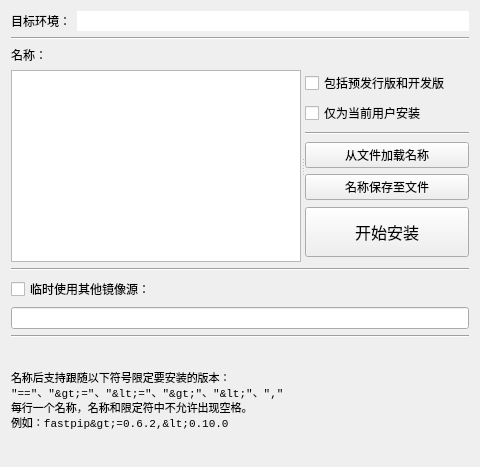
<?xml version="1.0" encoding="UTF-8"?>
<ui version="4.0">
 <class>install_package</class>
 <widget class="QWidget" name="install_package">
  <property name="windowModality">
   <enum>Qt::ApplicationModal</enum>
  </property>
  <property name="geometry">
   <rect>
    <x>0</x>
    <y>0</y>
    <width>480</width>
    <height>467</height>
   </rect>
  </property>
  <property name="minimumSize">
   <size>
    <width>480</width>
    <height>467</height>
   </size>
  </property>
  <property name="maximumSize">
   <size>
    <width>480</width>
    <height>467</height>
   </size>
  </property>
  <property name="font">
   <font>
    <family>Microsoft YaHei UI</family>
    <pointsize>9</pointsize>
   </font>
  </property>
  <property name="windowTitle">
   <string>安装</string>
  </property>
  <layout class="QVBoxLayout" name="verticalLayout_7">
   <item>
    <layout class="QVBoxLayout" name="verticalLayout_6">
     <item>
      <layout class="QHBoxLayout" name="horizontalLayout" stretch="0,9">
       <item>
        <widget class="QLabel" name="label_3">
         <property name="text">
          <string>目标环境：</string>
         </property>
        </widget>
       </item>
       <item>
        <widget class="QLineEdit" name="le_target_env">
         <property name="contextMenuPolicy">
          <enum>Qt::NoContextMenu</enum>
         </property>
         <property name="frame">
          <bool>false</bool>
         </property>
         <property name="readOnly">
          <bool>true</bool>
         </property>
        </widget>
       </item>
      </layout>
     </item>
     <item>
      <widget class="Line" name="line_3">
       <property name="orientation">
        <enum>Qt::Horizontal</enum>
       </property>
      </widget>
     </item>
     <item>
      <layout class="QVBoxLayout" name="verticalLayout_5">
       <item>
        <widget class="QLabel" name="label">
         <property name="text">
          <string>名称：</string>
         </property>
        </widget>
       </item>
       <item>
        <widget class="QSplitter" name="splitter">
         <property name="orientation">
          <enum>Qt::Horizontal</enum>
         </property>
         <widget class="QPlainTextEdit" name="pte_package_names">
          <property name="contextMenuPolicy">
           <enum>Qt::NoContextMenu</enum>
          </property>
         </widget>
         <widget class="QWidget" name="layoutWidget">
          <layout class="QVBoxLayout" name="verticalLayout_4">
           <item>
            <layout class="QVBoxLayout" name="verticalLayout_2">
             <item>
              <widget class="QCheckBox" name="cb_including_pre">
               <property name="text">
                <string>包括预发行版和开发版</string>
               </property>
              </widget>
             </item>
             <item>
              <widget class="QCheckBox" name="cb_install_for_user">
               <property name="text">
                <string>仅为当前用户安装</string>
               </property>
              </widget>
             </item>
            </layout>
           </item>
           <item>
            <widget class="Line" name="line_2">
             <property name="orientation">
              <enum>Qt::Horizontal</enum>
             </property>
            </widget>
           </item>
           <item>
            <layout class="QVBoxLayout" name="verticalLayout_3">
             <item>
              <widget class="QPushButton" name="pb_load_from_text">
               <property name="text">
                <string>从文件加载名称</string>
               </property>
              </widget>
             </item>
             <item>
              <widget class="QPushButton" name="pb_save_as_text">
               <property name="text">
                <string>名称保存至文件</string>
               </property>
              </widget>
             </item>
            </layout>
           </item>
           <item>
            <widget class="QPushButton" name="pb_do_install">
             <property name="minimumSize">
              <size>
               <width>0</width>
               <height>50</height>
              </size>
             </property>
             <property name="palette">
              <palette>
               <active>
                <colorrole role="ButtonText">
                 <brush brushstyle="SolidPattern">
                  <color alpha="255">
                   <red>0</red>
                   <green>0</green>
                   <blue>255</blue>
                  </color>
                 </brush>
                </colorrole>
               </active>
               <inactive>
                <colorrole role="ButtonText">
                 <brush brushstyle="SolidPattern">
                  <color alpha="255">
                   <red>0</red>
                   <green>0</green>
                   <blue>0</blue>
                  </color>
                 </brush>
                </colorrole>
               </inactive>
               <disabled>
                <colorrole role="ButtonText">
                 <brush brushstyle="SolidPattern">
                  <color alpha="255">
                   <red>120</red>
                   <green>120</green>
                   <blue>120</blue>
                  </color>
                 </brush>
                </colorrole>
               </disabled>
              </palette>
             </property>
             <property name="font">
              <font>
               <family>Microsoft YaHei UI</family>
               <pointsize>12</pointsize>
              </font>
             </property>
             <property name="text">
              <string>开始安装</string>
             </property>
            </widget>
           </item>
          </layout>
         </widget>
        </widget>
       </item>
      </layout>
     </item>
     <item>
      <widget class="Line" name="line_4">
       <property name="orientation">
        <enum>Qt::Horizontal</enum>
       </property>
      </widget>
     </item>
     <item>
      <layout class="QVBoxLayout" name="verticalLayout">
       <item>
        <widget class="QCheckBox" name="cb_use_index_url">
         <property name="text">
          <string>临时使用其他镜像源：</string>
         </property>
        </widget>
       </item>
       <item>
        <widget class="QLineEdit" name="le_use_index_url">
         <property name="contextMenuPolicy">
          <enum>Qt::NoContextMenu</enum>
         </property>
        </widget>
       </item>
      </layout>
     </item>
     <item>
      <widget class="Line" name="line">
       <property name="orientation">
        <enum>Qt::Horizontal</enum>
       </property>
      </widget>
     </item>
     <item>
      <widget class="QLabel" name="label_2">
       <property name="font">
        <font>
         <family>Consolas</family>
         <pointsize>8</pointsize>
        </font>
       </property>
       <property name="text">
        <string>名称后支持跟随以下符号限定要安装的版本：
&quot;==&quot;、&quot;&gt;=&quot;、&quot;&lt;=&quot;、&quot;&gt;&quot;、&quot;&lt;&quot;、&quot;,&quot;
每行一个名称，名称和限定符中不允许出现空格。
例如：fastpip&gt;=0.6.2,&lt;0.10.0</string>
       </property>
       <property name="wordWrap">
        <bool>true</bool>
       </property>
      </widget>
     </item>
    </layout>
   </item>
  </layout>
 </widget>
 <resources/>
 <connections/>
</ui>
